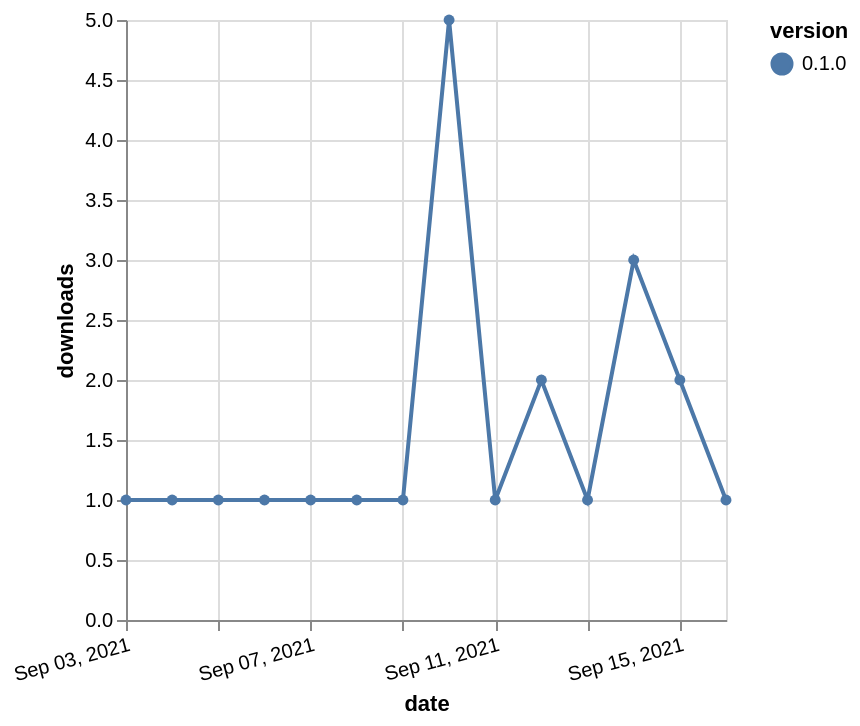

Specify this chart in Vega-Lite:
### Vega-Lite specification from a JSON file in a GitHub repository (floating-point values rounded to 4 significant figures)
{"$schema": "https://vega.github.io/schema/vega-lite/v5.json", "description": "A simple bar chart with embedded data.", "data": {"values": [{"date": "2021-09-03", "total": 271, "delta": 1, "version": "0.1.0"}, {"date": "2021-09-04", "total": 272, "delta": 1, "version": "0.1.0"}, {"date": "2021-09-05", "total": 273, "delta": 1, "version": "0.1.0"}, {"date": "2021-09-06", "total": 274, "delta": 1, "version": "0.1.0"}, {"date": "2021-09-07", "total": 275, "delta": 1, "version": "0.1.0"}, {"date": "2021-09-08", "total": 276, "delta": 1, "version": "0.1.0"}, {"date": "2021-09-09", "total": 277, "delta": 1, "version": "0.1.0"}, {"date": "2021-09-10", "total": 282, "delta": 5, "version": "0.1.0"}, {"date": "2021-09-11", "total": 283, "delta": 1, "version": "0.1.0"}, {"date": "2021-09-12", "total": 285, "delta": 2, "version": "0.1.0"}, {"date": "2021-09-13", "total": 286, "delta": 1, "version": "0.1.0"}, {"date": "2021-09-14", "total": 289, "delta": 3, "version": "0.1.0"}, {"date": "2021-09-15", "total": 291, "delta": 2, "version": "0.1.0"}, {"date": "2021-09-16", "total": 292, "delta": 1, "version": "0.1.0"}]}, "width": "container", "mark": {"type": "line", "point": {"filled": true}}, "encoding": {"x": {"field": "date", "type": "temporal", "timeUnit": "yearmonthdate", "title": "date", "axis": {"labelAngle": -15}}, "y": {"field": "delta", "type": "quantitative", "title": "downloads"}, "color": {"field": "version", "type": "nominal"}, "tooltip": {"field": "delta"}}}
